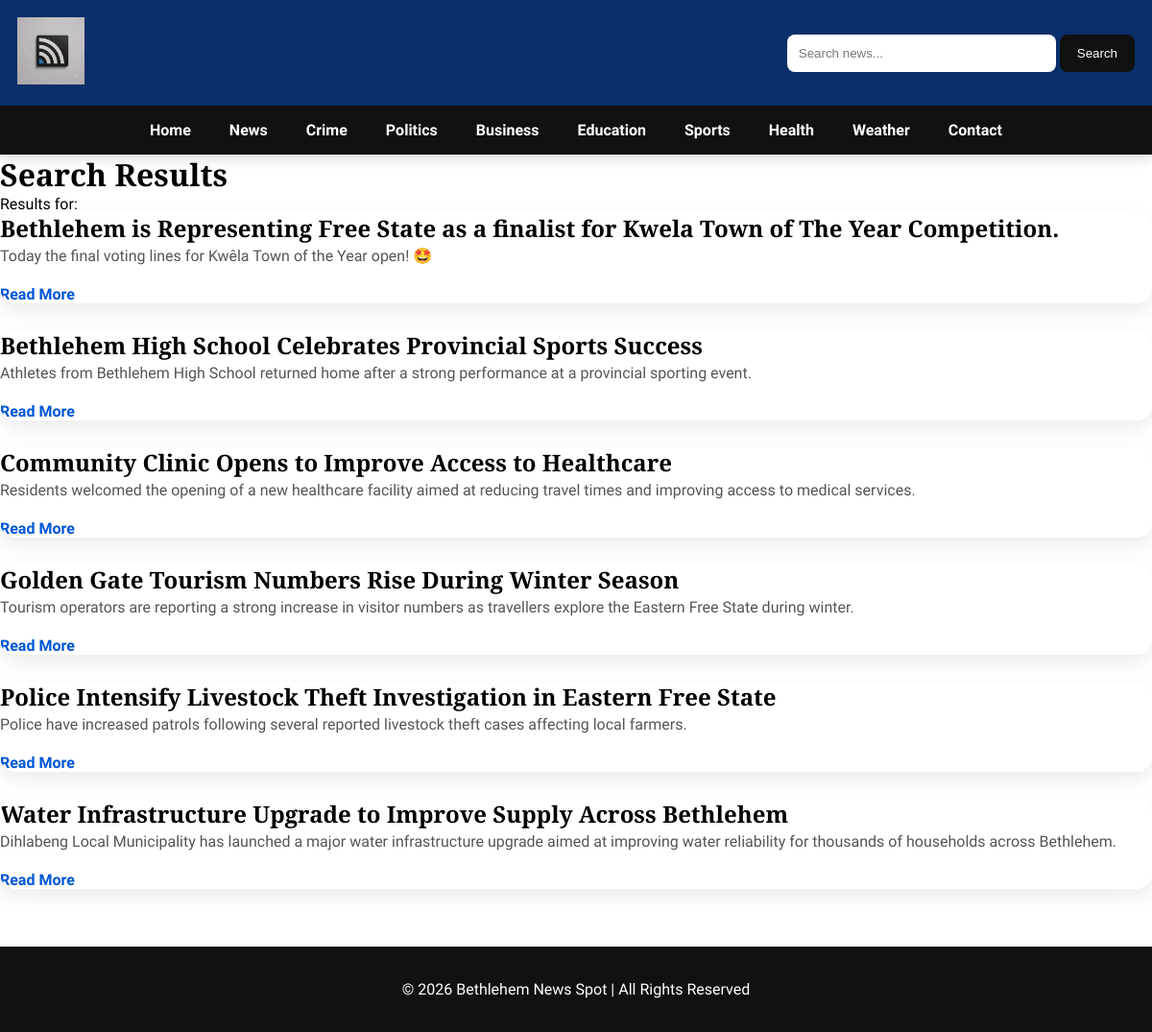
Screenshot of /search with the database file from the repository.
### models/article.py (models this page shows)
class Article(db.Model):
    __tablename__ = "articles"
    id = db.Column(db.Integer, primary_key=True)
    title = db.Column(db.String(200), nullable=False)
    summary = db.Column(db.String(500), nullable=False)
    content = db.Column(db.Text, nullable=False)
    category = db.Column(db.String(100), nullable=False)
    author = db.Column(db.String(100), nullable=False)
    image = db.Column(db.String(255))
    published = db.Column(
    db.Boolean,
    default=False
)
    breaking = db.Column(db.Boolean, default=False)
    featured = db.Column(db.Boolean, default=False)
    views = db.Column(db.Integer, default=0)
    likes = db.Column(db.Integer, default=0)
    loves = db.Column(db.Integer, default=0)
    wows = db.Column(db.Integer, default=0)
    created_at = db.Column(db.DateTime, default=datetime.utcnow)

### routes/articles.py (the view)
@articles_bp.route("/search")
def search():
    search_term = request.args.get("q", "")
    articles = search_articles(search_term)
    return render_template(
        "search_results.html",
        search_term=search_term,
        articles=articles,
    )

### services/article_service.py (called while the page is built)
def search_articles(search_term):
    return (
        Article.query.filter(
            or_(
                Article.title.ilike(f"%{search_term}%"),
                Article.summary.ilike(f"%{search_term}%"),
                Article.content.ilike(f"%{search_term}%"),
                Article.category.ilike(f"%{search_term}%"),
                Article.author.ilike(f"%{search_term}%"),
            )
        )
        .order_by(Article.created_at.desc())
        .all()
    )

### templates/search_results.html (shortened to what this page needs)
{% extends "base.html" %}
{% block content %}
<h1>Search Results</h1>
<p>
Results for:
</p>
{% if articles %}
    {% for article in articles %}
        <div class="news-card">
            <h2>{{ article.title }}</h2>
            <p>{{ article.summary }}</p>
            <a href="{{ url_for('articles.article', article_id=article.id) }}">
                Read More
            </a>
        </div>
    {% endfor %}
{% else %}
<p>No matching articles found.</p>
{% endif %}
{% endblock %}

### static/css/main.css (style rules this page uses)
* { margin:0; padding:0; box-sizing:border-box; }
body { font-family:'Source Sans 3',sans-serif; }
.news-card { background:#fff; border-radius:18px; overflow:hidden; box-shadow:0 10px 30px rgba(0,0,0,.08); transition:all .35s ease; display:flex; flex-direction:column; height:100%; }
.news-card p { color:#666; line-height:1.7; margin-bottom:15px; }
.news-card a { margin-top:auto; display:inline-block; text-decoration:none; color:#0056d6; font-weight:700; }
h1, h2, h3, h4, .section-title, .main-story h1, .side-card h3, .news-card h3 { font-family:'Merriweather',serif; font-weight:700; line-height:1.3; }
.news-card p, .story-overlay p { font-size:16px; line-height:1.8; color:#555; }
a { text-decoration:none; }
.news-card { background:#fff; border-radius:18px; overflow:hidden; box-shadow:0 8px 25px rgba(0,0,0,.08); transition:.35s; }

### static/css/homepage.css (style rules this page uses)
.news-card { background:#fff; border-radius:16px; overflow:hidden; box-shadow:0 8px 20px rgba(0,0,0,.08); transition:.35s; margin-bottom:28px; display:flex; flex-direction:column; }
.news-card a { transition:.25s; }

### rows the page displays
Article: title "Bethlehem is Representing Free State as a finalist for Kwela Town of The Year Competition.", summary "Today the final voting lines for Kwêla Town of the Year open! 🤩"
Article: title "Bethlehem High School Celebrates Provincial Sports Success", summary "Athletes from Bethlehem High School returned home after a strong performance at a provincial sporting event."
Article: title "Community Clinic Opens to Improve Access to Healthcare", summary "Residents welcomed the opening of a new healthcare facility aimed at reducing travel times and improving access to medical services."
Article: title "Golden Gate Tourism Numbers Rise During Winter Season", summary "Tourism operators are reporting a strong increase in visitor numbers as travellers explore the Eastern Free State during winter."
Article: title "Police Intensify Livestock Theft Investigation in Eastern Free State", summary "Police have increased patrols following several reported livestock theft cases affecting local farmers."
Article: title "Water Infrastructure Upgrade to Improve Supply Across Bethlehem", summary "Dihlabeng Local Municipality has launched a major water infrastructure upgrade aimed at improving water reliability for thousands of households across Bethlehem."
